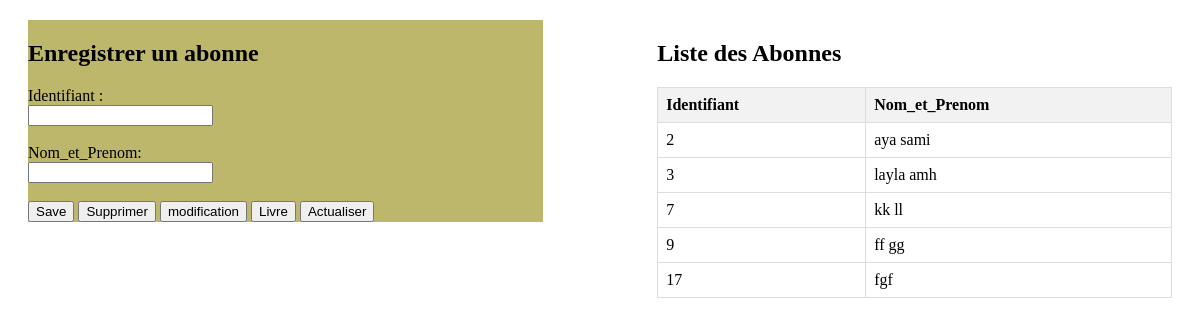
/abonnes/abonnes/, run on the app's committed database.
### interface2/models.py (models this page shows, shortened)
class Abonnes(models.Model):
    identifiant = models.CharField(max_length=100)
    nom_et_prenom = models.CharField(max_length=100)

### interface2/views.py (the view)
# urls.py: path('abonnes/', views.Abonnes_tab, name="Abonnes_tab"),
def Abonnes_tab(request):
    abonnes = Abonnes.objects.all()
    return render(request, 'interface2/index.html', context={"current_tab": "abonnes","abonnes":abonnes})

### interface2/templates/interface2/index.html (shortened to what this page needs)
<!DOCTYPE html>
{% block main_content %}
<html lang="fr">
<head>
</head>
<body>
    <div class="container" >
        <div class="form-container"style="background:#BDB76B">
            <h2>Enregistrer un abonne</h2>
            <form class="d-flex" action="{% url 'interface2:save_abonne' %}" method="POST">
                <label for="identifiant">Identifiant :</label><br>
                <input type="text" id="identifiant" name="identifiant"><br><br>
                <label for="nom_et_prenom">Nom_et_Prenom:</label><br>
                <input type="text" id="nom_et_prenom" name="nom_et_prenom"><br><br>
                <button type="submit" formaction="{% url 'interface2:save_abonne' %}" formmethod="post" >Save</button>
                <button type="submit" formaction="{% url 'interface2:supprimer_abonne' %}" formmethod="post">Supprimer</button>
                <button type="submit" formaction="{% url 'interface2:modifier_abonne' %}" formmethod="post">modification</button>
                <a href="{% url 'livre:index' %}"><button type="button">Livre</button></a>
                <button type="button" onclick="window.location.reload();">Actualiser</button>
            </form>
        </div>
        <div class="table-container">
            <h2>Liste des Abonnes</h2>
            <table>
                <thead>
                    <tr>
                        <th>Identifiant</th>
                        <th>Nom_et_Prenom</th>
                    </tr>
                </thead>
                <tbody>
                    {% for Abonnes in abonnes %}
                        <tr>
                            <td>{{Abonnes.identifiant}}</td>
                            <td>{{Abonnes.nom_et_prenom}}</td>
                        </tr>
                    {% endfor %}
                </tbody>
            </table>
        </div>
    </div>
</body>
</html>
{% endblock %}

### interface2/templates/interface2/index.html (style rules this page uses)
.container { display: flex; justify-content: space-between; align-items: flex-start; margin: 20px; }
.form-container { width: 45%; }
.table-container { width: 45%; }
table { width: 100%; border-collapse: collapse; }
th, td { border: 1px solid #ddd; padding: 8px; text-align: left; }
th { background-color: #f2f2f2; }

### data on the page
Abonnes: identifiant "2", nom_et_prenom "aya sami"
Abonnes: identifiant "3", nom_et_prenom "layla amh"
Abonnes: identifiant "7", nom_et_prenom "kk ll"
Abonnes: identifiant "9", nom_et_prenom "ff gg"
Abonnes: identifiant "17", nom_et_prenom "fgf"
